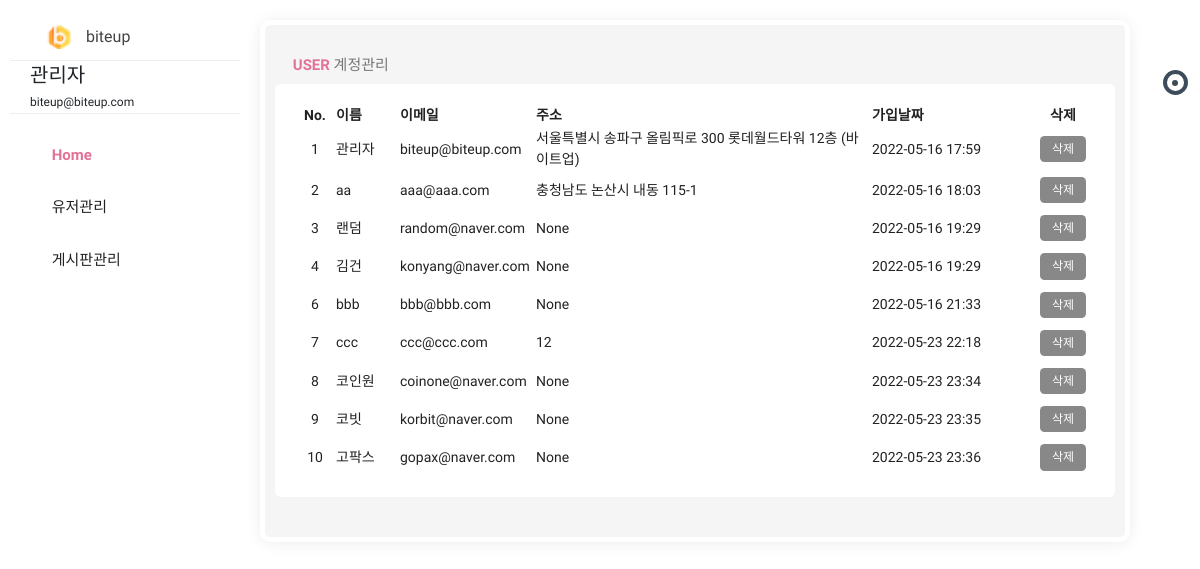
The page /admin/list (signed in) on the database its author committed.
### pybo/models.py (models this page shows)
class User(db.Model):
    id = db.Column(db.Integer, primary_key=True)
    username = db.Column(db.String(150), unique=True, nullable=False)
    password = db.Column(db.String(200), nullable=False)
    email = db.Column(db.String(120), unique=True, nullable=False)
    passwd_answer = db.Column(db.String(200), unique=True, nullable=False)
    location = db.Column(db.String(64), nullable=False)
    about_me = db.Column(db.Text(), nullable=False)
    create_date = db.Column(db.DateTime(), nullable=False)

### pybo/views/admin_views.py (the view)
@bp.route('/list', methods=('GET', 'POST'))
@login_required
def _list():
    if g.user.email == "biteup@biteup.com":
        user_list = User.query.order_by(User.id.asc())
        return render_template('admin/admin_list.html', user_list=user_list)
    else:
        return '<script>alert("관리자의 권한이 없습니다.");location.href="/"</script>'

### pybo/filter.py (called while the page is built)
def format_datetime(value, fmt='%Y-%m-%d %H:%M'):
    return value.strftime(fmt)

### pybo/views/auth_views.py (called while the page is built)
@bp.before_app_request
def load_logged_in_user():
    user_id = session.get('user_id')
    if user_id is None:
        g.user = None
    else:
        g.user = User.query.get(user_id)

def login_required(view):
    @functools.wraps(view)
    def wrapped_view(**kwargs):
        if g.user is None:
            return redirect(url_for('auth.login'))
        return view(**kwargs)
    return wrapped_view

### pybo/templates/admin/admin_list.html (shortened to what this page needs)
{% extends 'admin.html' %}
{% block content %}
<div class="row clearfix">
    <div class="col-lg-12">
        <div class="card">
            <div class="header">
                <h2><strong><i class="zmdi zmdi-chart"></i> user </strong> 계정관리</h2>
            </div>
            <div class="body">
                <table class="table_user">
                    <thead>
                    <tr>
                        <th class="td_id">No.</th>
                        <th>이름</th>
                        <th>이메일</th>
                        <th>주소</th>
                        <th>가입날짜</th>
                        <th class="td_delete">삭제</th>
                    </tr>
                    </thead>
                    <tbody>
                    {% for user in user_list %}
                    <tr>
                        <td class="td_id">{{ user.id }}</td>
                        <td class="td_username">{{ user.username }}</td>
                        <td class="td_email">{{ user.email }}</td>
                        <td class="td_location">{{ user.location }}</td>
                        <td class="td_datetime">{{ user.create_date|datetime }}</td>
                        <td class="td_delete">
                            <a href="{{ url_for('admin.user_delete', user_id=user.id) }}" class="delete btn btn-sm btn-outline-secondary">삭제</a>
                        </td>
                    </tr>
                    {% endfor %}
                    </tbody>
                </table>
            </div>
        </div>
    </div>
</div>
{% endblock %}

### pybo/templates/admin.html (shortened to what this page needs)
<!doctype html>
<html class="no-js " lang="en">
<head>
    <link rel="stylesheet" href="{{ url_for('static', filename='css/bootstrap.min.css') }}"/>
    <link rel="stylesheet" href="{{ url_for('static', filename='css/jquery-jvectormap-2.0.3.min.css') }}"/>
    <link rel="stylesheet" href="{{ url_for('static', filename='css/plugin.css') }}"/>
    <link rel="stylesheet" href="{{ url_for('static', filename='css/morris.min.css') }}"/>
    <link rel="stylesheet" href="{{ url_for('static', filename='css/style.min.css') }}"/>
    <link rel="stylesheet" href="{{ url_for('static', filename='/admin_style.css') }}"/>
</head>
<body class="theme-blush">
<div class="navbar-right">
    <ul class="navbar-nav">
        <li><a href="#search" class="main_search" title="Search..."><i class="zmdi zmdi-search"></i></a></li>
        <li class="dropdown">
            <a href="javascript:void(0);" class="dropdown-toggle" title="Notifications" data-toggle="dropdown"
               role="button"><i class="zmdi zmdi-notifications"></i>
                <div class="notify"><span class="heartbit"></span><span class="point"></span></div>
            </a>
        </li>
        <li><a href="javascript:void(0);" class="js-right-sidebar" title="Setting"><i
                class="zmdi zmdi-settings zmdi-hc-spin"></i></a></li>
        <li><a href="{{ url_for('index._list') }}" class="mega-menu" title="Sign Out"><i class="zmdi zmdi-power"></i></a></li>
    </ul>
</div>
<aside id="leftsidebar" class="sidebar">
    <div class="navbar-brand">
        <button class="btn-menu ls-toggle-btn" type="button"><i class="zmdi zmdi-menu"></i></button>
        <a href="{{ url_for('admin.main') }}">
            <img src="{{ url_for('static', filename='icon.png') }}" width="25" alt="biteup">
            <span class="m-l-10">biteup</span></a>
    </div>
    <div class="menu">
        <ul class="list">
            <li>
                <div class="user-info">
                    <a class="image" href="profile.html"></a>
                    <div class="detail" style="text-align:left;">
                        <h4>{{ g.user.username }}</h4>
                        <small>{{ g.user.email }}</small>
                    </div>
                </div>
            </li>
            <li class="active open">
                <a href="{{ url_for('admin.main') }}"><i class="zmdi zmdi-home"></i>
                <span>Home</span>
            </a>
            </li>
            <li>
                <a href="javascript:void(0);" class="menu-toggle">
                    <i class="zmdi zmdi-apps"></i>
                    <span>유저관리</span></a>
            </li>
            <li>
                <a href="javascript:void(0);" class="menu-toggle"><i class="zmdi zmdi-folder"></i>
                    <span>게시판관리</span></a>
            </li>
        </ul>
    </div>
</aside>
<section class="content">
{% block content %}
{% endblock %}
</section>
</body>
</html>

### pybo/static/admin_style.css (style rules this page uses)
.table_user { width:100%; }
.table_user .td_id { width:5%;text-align:center; }
.table_user .td_username { width:8%; }
.table_user .td_email { width:17%; }
.table_user .td_location { width:42%; }
.table_user .td_datetime { width:20%; }
.table_user .td_delete { width:8%; text-align:center; }

### rows shown on the page
User: user.username "관리자", user.email "biteup@biteup.com", id "1", username "관리자", email "biteup@biteup.com", location "서울특별시 송파구 올림픽로 300 롯데월드타워 12층 (바이트업)", create_date "2022-05-16 17:59"
User: id "2", username "aa", email "aaa@aaa.com", location "충청남도 논산시 내동 115-1", create_date "2022-05-16 18:03"
User: id "3", username "랜덤", email "random@naver.com", location "None", create_date "2022-05-16 19:29"
User: id "4", username "김건", email "konyang@naver.com", location "None", create_date "2022-05-16 19:29"
User: id "6", username "bbb", email "bbb@bbb.com", location "None", create_date "2022-05-16 21:33"
User: id "7", username "ccc", email "ccc@ccc.com", location "12", create_date "2022-05-23 22:18"
User: id "8", username "코인원", email "coinone@naver.com", location "None", create_date "2022-05-23 23:34"
User: id "9", username "코빗", email "korbit@naver.com", location "None", create_date "2022-05-23 23:35"
User: id "10", username "고팍스", email "gopax@naver.com", location "None", create_date "2022-05-23 23:36"
